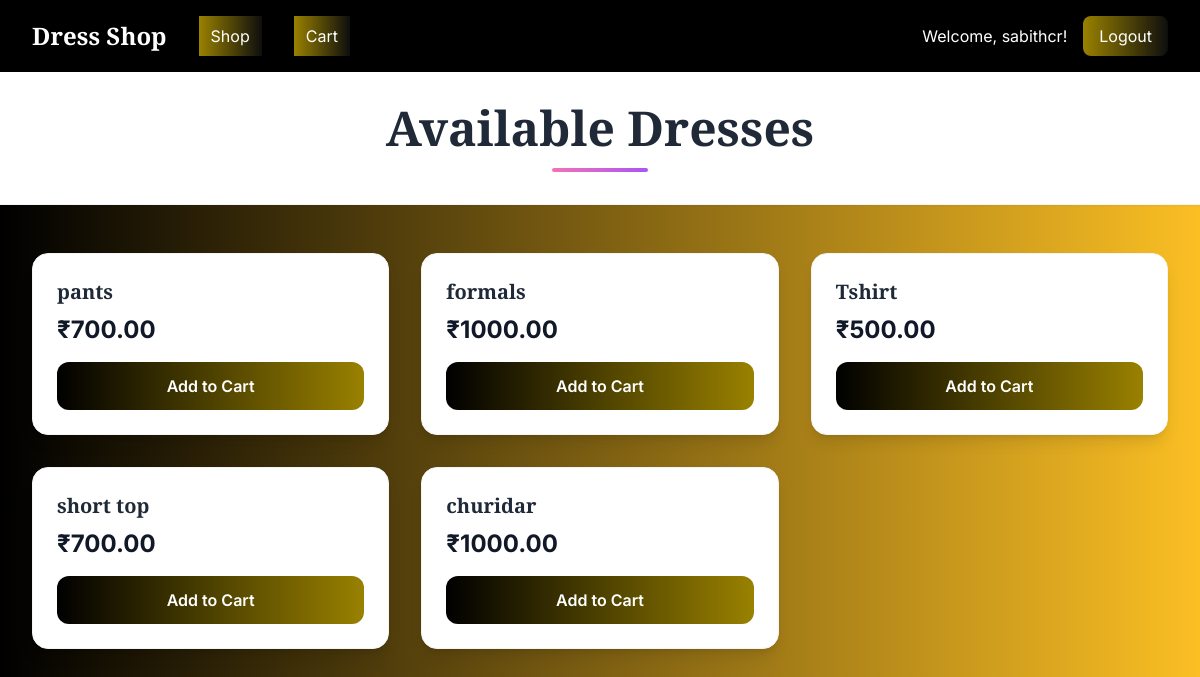
The page /items (signed in) on the database its author committed.
### app.py (models this page shows, shortened)
class User(db.Model):
    id = db.Column(db.Integer, primary_key=True)
    username = db.Column(db.String(80), unique=True, nullable=False)
    password_hash = db.Column(db.String(200), nullable=False)
    is_admin = db.Column(db.Boolean, default=False)
    created_at = db.Column(db.DateTime, default=datetime.utcnow)

class Item(db.Model):
    id = db.Column(db.Integer, primary_key=True)
    name = db.Column(db.String(120), nullable=False)
    price = db.Column(db.Float, nullable=False, default=0.0)
    image_url = db.Column(db.String(500), nullable=True)
    created_at = db.Column(db.DateTime, default=datetime.utcnow)

### app.py (the view)
@app.route('/items')
def items():
    items = Item.query.order_by(Item.created_at.desc()).all()
    return render_template('items.html', items=items, user=current_user())

### app.py (called while the page is built)
def current_user():
    uid = session.get('user_id')
    if not uid:
        return None
    return User.query.get(uid)

### templates/items.html (shortened to what this page needs)
<!DOCTYPE html>
<html lang="en">
<head>
    <script src="https://cdn.tailwindcss.com"></script>
</head>
<body class="bg-gradient-to-l from-amber-400 to-black min-h-screen font-inter">
    <nav class="nav-bar text-white shadow-lg">
        <div class="max-w-7xl mx-auto px-4 sm:px-6 lg:px-8">
            <div class="flex justify-between items-center py-4">
                <div class="flex items-center space-x-8">
                    <h1 class="text-2xl font-playfair font-bold">Dress Shop</h1>
                    <a href="{{ url_for('items') }}" class="nav-link px-3 py-2 text-white hover:text-gray-200">
                        Shop
                    </a>
                    <a href="{{ url_for('cart') }}" class="nav-link px-3 py-2 text-white hover:text-gray-200">
                        Cart
                    </a>
                </div>
                <div class="flex items-center space-x-4">
                    {% if user %}
                        <span class="text-white">Welcome, {{ user.username }}!</span>
                        <a href="{{ url_for('logout') }}" class="nav-link px-4 py-2 bg-white bg-opacity-20 rounded-lg text-white hover:bg-opacity-30">
                            Logout
                        </a>
                    {% else %}
                        <a href="{{ url_for('login') }}" class="nav-link px-4 py-2 bg-white bg-opacity-20 rounded-lg text-white hover:bg-opacity-30">
                            Login
                        </a>
                    {% endif %}
                </div>
            </div>
        </div>
    </nav>
    <div class="bg-white shadow-sm border-b border-gray-100">
        <div class="max-w-7xl mx-auto px-4 sm:px-6 lg:px-8 py-8">
            <h2 class="text-4xl md:text-5xl font-playfair font-bold text-gray-800 text-center">
                Available Dresses
            </h2>
            <div class="w-24 h-1 bg-gradient-to-r from-pink-400 to-purple-500 mx-auto mt-4 rounded-full"></div>
        </div>
    </div>
    <div class="max-w-7xl mx-auto px-4 sm:px-6 lg:px-8 py-12">
        <div class="grid-container">
            {% for item in items %}
            <div class="card-hover bg-white rounded-2xl shadow-lg overflow-hidden border border-gray-100">
                <div class="p-6">
                    <h3 class="text-xl font-playfair font-semibold text-gray-800 mb-2">
                        {{ item.name }}
                    </h3>
                    <p class="text-2xl font-bold text-gray-900 mb-4">₹{{ '%.2f'|format(item.price) }}</p>
                    <form action="{{ url_for('add_to_cart', item_id=item.id) }}" method="post" class="w-full">
                        <button type="submit" class="add-to-cart-btn w-full text-white font-semibold py-3 px-6 rounded-xl">
                            Add to Cart
                        </button>
                    </form>
                </div>
            </div>
            {% endfor %}
        </div>
    </div>
</body>
</html>

### templates/items.html (style rules this page uses)
.font-playfair { font-family: 'Playfair Display', serif; }
.font-inter { font-family: 'Inter', sans-serif; }
.card-hover { transition: all 0.3s ease; }
.add-to-cart-btn { background: linear-gradient(rgba(0,0,0,0.4), rgba(0,0,0,0.4)), linear-gradient(to left, #FFD700, #000000); transition: all 0.3s ease; }
.grid-container { display: grid; grid-template-columns: repeat(auto-fill, minmax(320px, 1fr)); gap: 2rem; }
.nav-bar { background: linear-gradient(rgba(0,0,0,0.6), rgba(0,0,0,0.6)), linear-gradient(to left, #000000, #000000); }
.nav-link { transition: all 0.3s ease; background: linear-gradient(rgba(0,0,0,0.4), rgba(0,0,0,0.4)), linear-gradient(to left, #171717, #ffd700); }

### rows shown on the page
User: username "sabithcr"
Item: name "pants", price "700.00"
Item: name "formals", price "1000.00"
Item: name "Tshirt", price "500.00"
Item: name "short top", price "700.00"
Item: name "churidar", price "1000.00"
